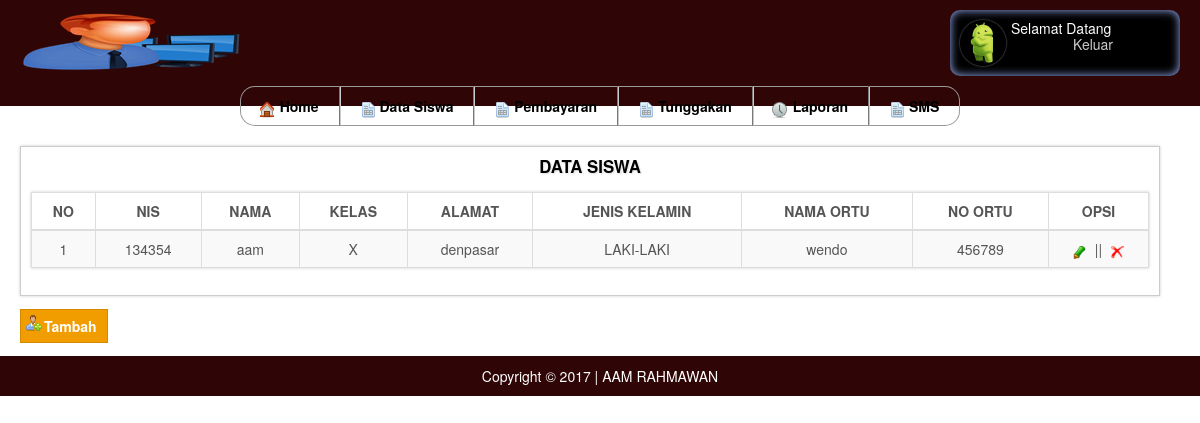
Screenshot of /pages/datasiswa.php (signed in) with the database file from the repository.
### tables this page shows
CREATE TABLE `t_siswa` (
  `id` int(11) NOT NULL,
  `nis` varchar(30) NOT NULL,
  `nama` varchar(50) NOT NULL,
  `kelas` enum('X','XI','XII') NOT NULL,
  `alamat` text NOT NULL,
  `jenis` enum('LAKI-LAKI','PEREMPUAN') NOT NULL,
  `ortu` varchar(50) NOT NULL,
  `no` varchar(20) NOT NULL
);

### pages/datasiswa.php (the view, shortened to what this page needs)
<!DOCTYPE html>
<?php
include "../koneksi.php";
  ?>
<html>
<head>
    <link rel="stylesheet" type="text/css" href="style.css">
    <link href="data/css/dataTables.bootstrap.css" rel="stylesheet" />
    <link href="data/css/bootstrap.css" rel="stylesheet" />
</head>
<body>
<?php
include "header.php"
?>
 <div id="content">
            <table border="0" width="100%" cellpadding="0" cellspacing="0">
                <tr valign="top">
                    <td width="75%" style="padding-right:20px;">
             <?php
            if($_SESSION['mytype']=='admin'){  ?>
                        <div id="body">
                            <center><div class="title"><big>DATA SISWA</big></div></center>
                            <div class="body">
                                <form action="" method="post">
                            <table class="table table-striped table-bordered table-hover" id="dataTables-example">
<thead>
   <tr>
    <th>NO</th>
    <th>NIS</th>
    <th>NAMA</th>
    <th>KELAS</th>
    <th>ALAMAT</th>
    <th>JENIS KELAMIN</th>
    <th>NAMA ORTU</th>
    <th>NO ORTU</th>
    <th>OPSI</th>
  </tr>
</thead>
<tbody>
<?php
$query  = "SELECT * FROM t_siswa";
$tampil = mysqli_query($db, $query);
$no =1;
while($data = mysqli_fetch_array($tampil)) {
?>
<tr>
    <td align="center"><?php echo $no; ?></td>
    <td align="center"><?php echo $data['nis'] ?></td>
    <td align="center"><?php echo $data['nama'] ?></td>
    <td align="center"><?php echo $data['kelas'] ?></td>
    <td align="center"><?php echo $data['alamat'] ?></td>
    <td align="center"><?php echo $data['jenis'] ?></td>
    <td align="center"><?php echo $data['ortu'] ?></td>
    <td align="center"><?php echo $data['no'] ?></td>
    <td width=100"px" align="center">
     <a href="update.php?id=<?php echo $data['id'] ?>"><img src="../images/edit.png"></a> ||
   <a href="datasiswa.php?id=<?php echo $data['id']; ?>" onClick='return confirm("Apakah Ada yakin menghapus?")'><img src="../images/delete.png"></a>
  </td>
</tr>
<?php
$no++;
}
?>
</tbody>
</table>
</table>
<a href="datatabel.php" name="lihat">Tambah</a></td>
<?php
    } else{
        echo "anda tidak bisa mengakses halaman ini";
    }
    ?>
</div>
<?php
include "../footer.php"
?>
</body>
</html>

### pages/style.css (style rules this page uses)
body { background:#EEE; font-family:Tahoma, Geneva, sans-serif; font-size:12px; padding:0; margin:0; }
a[name="lihat"] { background:#f19d00 url(../images/menu1.png) 5px 5px no-repeat; text-decoration: none; border:1px solid #d38900; padding:6px 10px 6px 23px; font-weight:bold; color:#FFF; cursor:pointer; }
table th { text-align: center; }
#content { margin:20px; color:#555; }
#content #body { background:#FFF; margin-bottom:20px; border:1px solid #CCCCCC; box-shadow:0px 0px 3px #CCC; }
#content #body .title { background:url(../images/bg-body-title.png) repeat-x; padding:7px 10px; font-size:14px; font-weight:bold; text-shadow:1px 1px 2px #DDD; color:#000; }
#content #body .body { padding:7px 10px; }
.table { border-collapse:collapse; box-shadow:0px 0px 3px #CCC; margin-bottom:20px; }
.table, .table th, .table td { border:1px solid #CCC; padding:7px 10px; }
.table td img { margin:0 5px -3px 5px; }

### rows the page displays
t_siswa: nis "134354", nama "aam", kelas "X", alamat "denpasar", jenis "LAKI-LAKI", ortu "wendo", no "456789"
